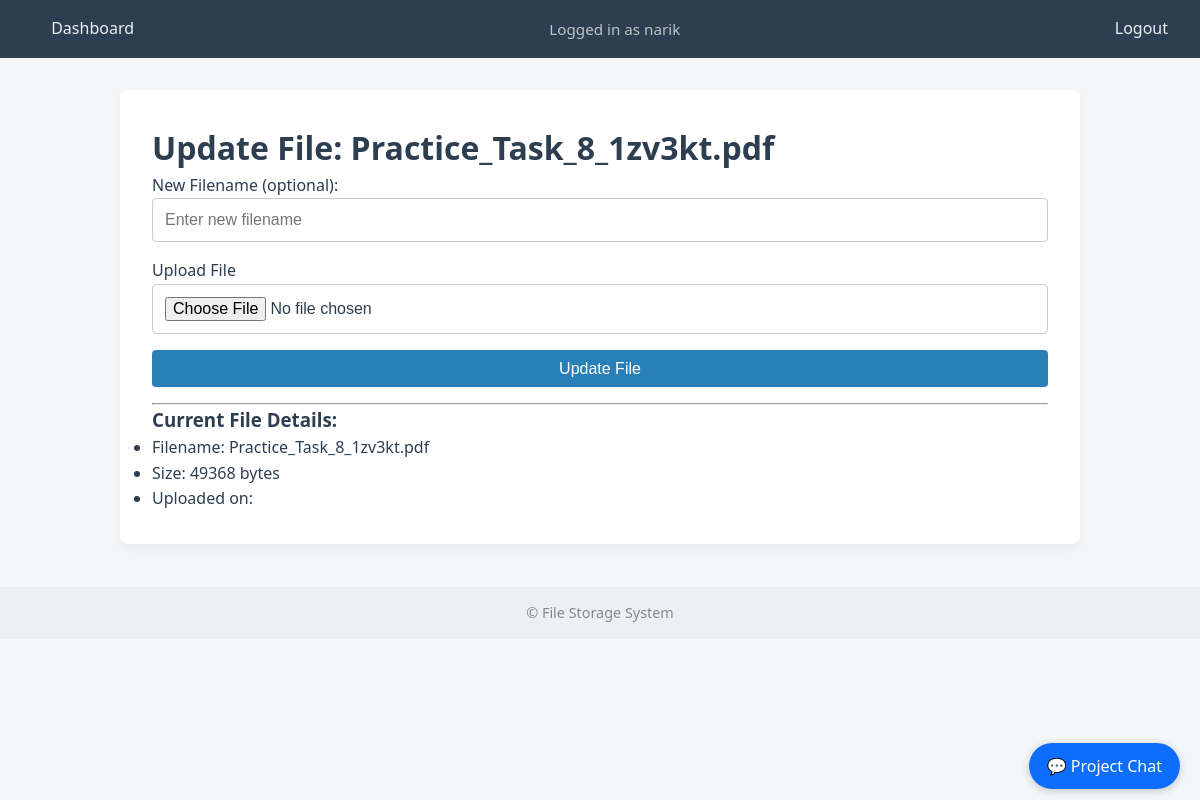
/update/10 (signed in), run on the app's committed database.
### file_storage/app/models/models_form.py (models this page shows)
class User(UserMixin, db.Model):
    id = db.Column(db.Integer, primary_key=True)
    username = db.Column(db.String(80), unique=True, nullable=False)
    password = db.Column(db.String(200), nullable=False)
    files = db.relationship('File', backref='owner', lazy=True)

class File(db.Model):
    id = db.Column(db.Integer, primary_key=True)
    filename = db.Column(db.String(100))
    size = db.Column(db.Integer)
    uploaded = db.Column(db.DateTime, default=datetime.utcnow)
    user_id = db.Column(db.Integer, db.ForeignKey('user.id'))

### file_storage/app/files/views.py (the view, shortened to what this page needs)
@files_bp.route('/update/<int:file_id>', methods=['GET', 'POST'])
@login_required
def update_file(file_id):
    file = File.query.get_or_404(file_id)
    if file.user_id != current_user.id:
        flash("You don't have permission to edit this file.")
        return redirect(url_for('files.dashboard'))
    form = UploadForm()
    return render_template('update_file.html', form=form, file=file)

### file_storage/app/models/models_form.py
class UploadForm(FlaskForm):
    file = FileField('Upload File')
    submit = SubmitField('Upload')

### file_storage/app/models/models_form.py (called while the page is built)
@login_manager.user_loader
def load_user(user_id):
    return User.query.get(int(user_id))

### file_storage/app/templates/update_file.html (shortened to what this page needs)
{% extends 'base.html' %}
{% block content %}
    <h1>Update File: {{ file.filename }}</h1>
    <form method="POST" enctype="multipart/form-data">
        <div>
            <label for="new_filename">New Filename (optional):</label>
            <input type="text" name="new_filename" class="form-control" placeholder="Enter new filename" />
        </div>
        <div>
            {{ form.file.label }}
            {{ form.file() }}
        </div>
        <div>
            <button type="submit" class="btn btn-warning">Update File</button>
        </div>
    </form>
    <hr>
    <h3>Current File Details:</h3>
    <ul>
        <li>Filename: {{ file.filename }}</li>
        <li>Size: {{ file.size }} bytes</li>
        <li>Uploaded on: {{ file.timestamp }}</li>
    </ul>
{% endblock %}

### file_storage/app/templates/base.html (shortened to what this page needs)
<!DOCTYPE html>
<html lang="en">
<head>
    <link rel="stylesheet" href="{{ url_for('static', filename='style.css') }}">
</head>
<body>
    <nav>
        <div class="nav-container">
            <a href="{{ url_for('files.dashboard') }}">Dashboard</a>
            {% if current_user.is_authenticated %}
                <span class="user-info">Logged in as {{ current_user.username }}</span>
                <a href="{{ url_for('auth.logout') }}">Logout</a>
            {% else %}
                <a href="{{ url_for('auth.login') }}">Login</a>
                <a href="{{ url_for('auth.register') }}">Register</a>
            {% endif %}
        </div>
    </nav>
    <main>
        {% block content %}{% endblock %}
    </main>
   {% if current_user.is_authenticated and request.endpoint != 'chat.project_chat' %}
<div style="position: fixed; bottom: 20px; right: 20px; z-index: 1000;">
    <a href="{{ url_for('chat.project_chat') }}"
       style="background-color: #0d6efd; color: white; padding: 12px 18px; border-radius: 50px; text-decoration: none; font-weight: 500; box-shadow: 0 2px 8px rgba(0,0,0,0.2);">
        💬 Project Chat
    </a>
</div>
{% endif %}
    <footer>
        <p>&copy; {{ current_year }} File Storage System</p>
    </footer>
</body>
</html>

### file_storage/app/static/style.css (style rules this page uses)
* { box-sizing: border-box; margin: 0; padding: 0; }
body { font-family: 'Segoe UI', Tahoma, sans-serif; background-color: #f4f6f8; color: #2c3e50; line-height: 1.6; }
nav { background-color: #2c3e50; padding: 1em 2em; }
.nav-container { display: flex; justify-content: space-between; align-items: center; }
nav a { color: #ecf0f1; margin-left: 1.2em; text-decoration: none; font-weight: 500; transition: color 0.2s ease; }
.user-info { color: #bdc3c7; font-size: 0.95em; }
main { max-width: 960px; margin: 2em auto; padding: 2em; background: #ffffff; border-radius: 8px; box-shadow: 0 4px 10px rgba(0, 0, 0, 0.05); }
input, select, textarea, button { font-size: 1em; padding: 0.75em; margin-bottom: 1em; width: 100%; border: 1px solid #ccc; border-radius: 4px; transition: border-color 0.2s ease; }
button { background-color: #2980b9; color: white; border: none; font-weight: 500; cursor: pointer; transition: background-color 0.2s ease; }
footer { text-align: center; padding: 1em; margin-top: 3em; background-color: #ecf0f1; color: #7f8c8d; font-size: 0.9em; }
.btn { background-color: #2980b9; color: white; padding: 0.6em 1em; text-decoration: none; border: none; border-radius: 4px; cursor: pointer; font-weight: 500; display: inline-block; text-align: center; white-space: nowrap; }
button { background: #0d6efd; color: white; font-weight: bold; font-size: 16px; border: none; padding: 12px; border-radius: 10px; cursor: pointer; transition: 0.3s; }

### data on the page
User: username "narik"
File: filename "Practice_Task_8_1zv3kt.pdf", size "49368"
